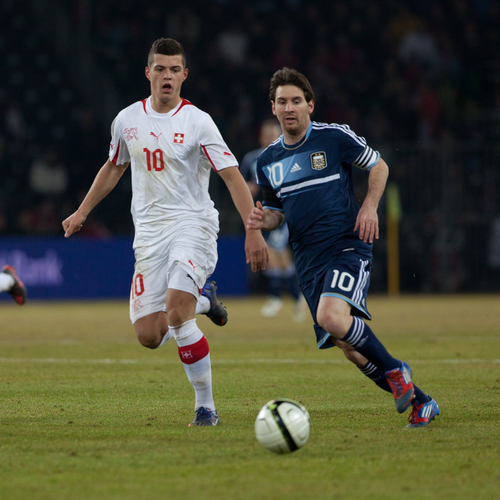
#> input picture Face Detection/messi.png, 500 x 500 px, given in place of the camera
$ python detect_face_from_video.py --face haarcascade_frontalface_default.xml
#> lines starting #> are read from the running program, lines starting #| are printed output that depends on the picture
### Face Detection/face_detector.py
import cv2

class FaceDetector:
	def __init__(self, faceCascadePath):
		self.faceCascade = cv2.CascadeClassifier(faceCascadePath)

	def detect(self, image, scaleFactor, minNeighbors, minSize):
		rects = self.faceCascade.detectMultiScale(image,
			scaleFactor = scaleFactor,
			minNeighbors = minNeighbors,
			minSize = minSize,
			flags = cv2.CASCADE_SCALE_IMAGE)
		return rects

### Face Detection/detect_face_from_video.py
from __future__ import print_function
import argparse
import imutils
from face_detector import FaceDetector
import cv2

# Load the cascade
ap = argparse.ArgumentParser()
ap.add_argument("-f", "--face", required = True, help = "path to where the face cascade resides")
args = vars(ap.parse_args())

fd = FaceDetector(args["face"])

camera = cv2.VideoCapture(0)


while True:
	(grabbed, frame) = camera.read()
#> frame is the input picture: shape (500, 500, 3); mean B, G, R 58.7, 75.7, 74.3

	if not grabbed:
		break

	frame = imutils.resize(frame, width = 300)
#> frame: shape (300, 300, 3)
	gray = cv2.cvtColor(frame, cv2.COLOR_BGR2GRAY)
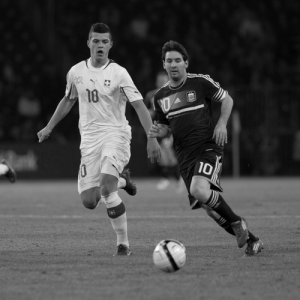
#> gray: shape (300, 300); min 0, max 254, mean 73.3
	faceRects = fd.detect(gray, scaleFactor = 1.1, minNeighbors = 5, minSize = (30,30))
#> in detect, `rects = self.faceCascade.detectMultiScale(image, scaleFactor = scaleFa..`: rects = ()
#> faceRects = ()
	frameClone = frame.copy()

	for (fX, fY, fW, fH) in faceRects:
		cv2.rectangle(frameClone, (fX, fY), (fX + fW, fY + fH), (0, 255, 0), 2)
#> this loop made 0 passes

	cv2.imshow("Face", frameClone)

	if cv2.waitKey(1) & 0xFF == ord("q"):
#> (key q is pressed here)
		break
camera.release()
cv2.destroyAllWindows()

$ run again, on Face Detection/obama.png
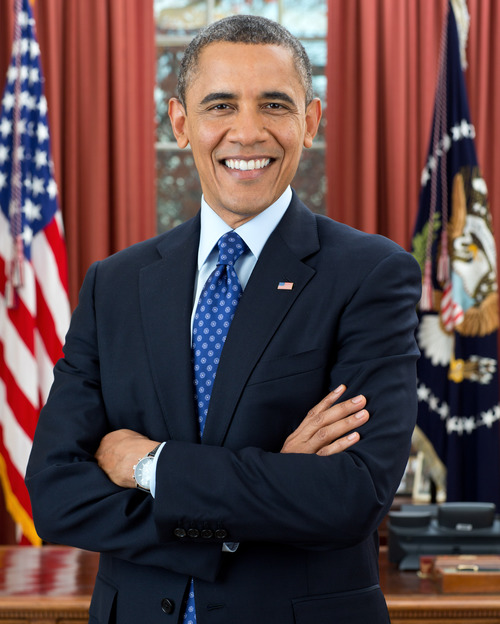
#> input picture Face Detection/obama.png, 500 x 624 px, given in place of the camera
#> frame is the input picture: shape (624, 500, 3); mean B, G, R 71.8, 70, 92.6
#> frame: shape (374, 300, 3)
#> `gray = cv2.cvtColor(frame, cv2.COLOR_BGR2GRAY)`:
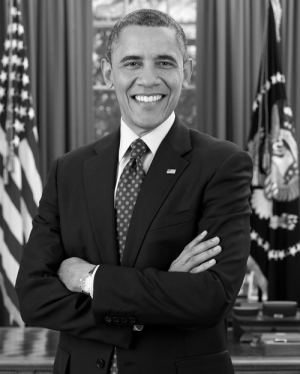
#> gray: shape (374, 300); min 0, max 250, mean 77
#> rects = [[104, 28, 91, 91]]
#> the loop `for (fX, fY, fW, fH) in faceRects:` made 1 pass
#> after the loop `for (fX, fY, fW, fH) in faceRects:`:
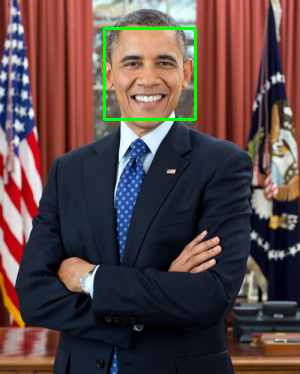
#> frameClone: shape (374, 300, 3); mean B, G, R 70.6, 71.2, 91.1

$ run again, on Face Detection/obama2.png
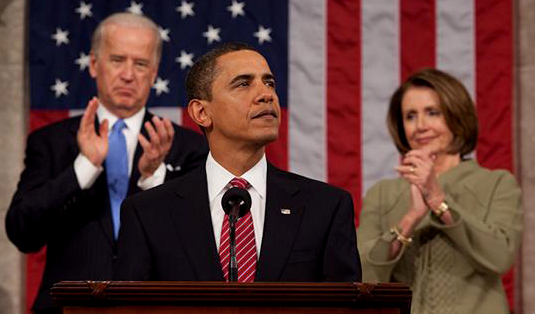
#> input picture Face Detection/obama2.png, 535 x 314 px, given in place of the camera
#> frame is the input picture: shape (314, 535, 3); mean B, G, R 56.3, 59.6, 91.4
#> frame: shape (176, 300, 3)
#> `gray = cv2.cvtColor(frame, cv2.COLOR_BGR2GRAY)`:
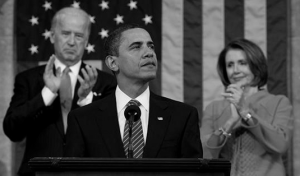
#> gray: shape (176, 300); min 0, max 239, mean 68.7
#> rects = [[52, 18, 41, 41], [219, 50, 35, 35], [117, 25, 53, 53]]
#> faceRects has the same summary as rects in detect
#> the loop `for (fX, fY, fW, fH) in faceRects:` made 3 passes
#> after the loop `for (fX, fY, fW, fH) in faceRects:`:
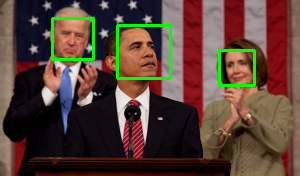
#> frameClone: shape (176, 300, 3); mean B, G, R 54.3, 64.8, 88.3
